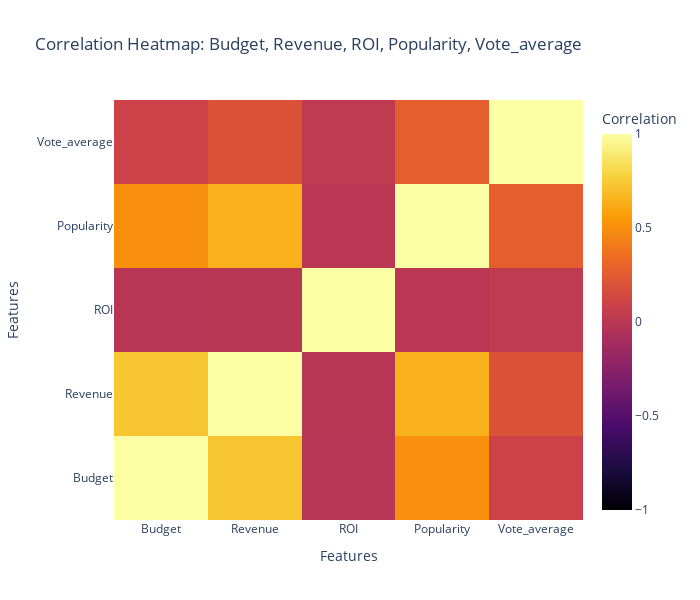

Notebook code cell kept with this figure:
### Markdown cell above
**H3.3 Multi-Feature Correlation**

**Objective:** 

Understand how Budget, Revenue, ROI, Popularity, and Vote_average relate to each other

**Strong Positive Correlations:**
- Budget and Revenue: Higher budgets are associated with higher revenue
- Popularity and Vote_average: Movies with higher audience approval tend to be more popular.

**Weak or Negative Correlations:**
- ROI shows weaker correlation with other metrics, suggesting profitability is influenced by multiple external factors rather than just size or ratings.

**Actionable Insights:**
- Budget remains the strongest predictor of revenue.
- Quality (ratings) and popularity move together
- ROI optimisation requires balancing investment scale with audience and market appeal.

**Visualisation:**
- Plotly Heatmap chosen for its interactivity, allowing users to hover and view correlation values.
- Useful for stakeholder exploration of relationships between financial and audience-based features.

### Code cell
# =============================================================================
# H3.3 Visualisation of Correlation Matrix (Plotly Heatmap)
# Correlation Matrix Budget, Revenue, ROI, Popularity, Vote_average
# =============================================================================
# Select relevant columns and compute correlation matrix
cols = ['Budget', 'Revenue', 'ROI', 'Popularity', 'Vote_average']
corr_matrix = df[cols].corr()

# Create Plotly heatmap
fig = go.Figure(
    data=go.Heatmap(
        z=corr_matrix.values,
        x=corr_matrix.columns,
        y=corr_matrix.index,
        colorscale='Inferno',
        colorbar=dict(title='Correlation'),
        zmin=-1, zmax=1,
        text=corr_matrix.round(2).astype(str),
        hoverinfo='text'
    )
)

fig.update_layout(
    title='Correlation Heatmap: Budget, Revenue, ROI, Popularity, Vote_average',
    xaxis_title='Features',
    yaxis_title='Features',
    width=700,
    height=600
)

fig.show()

### Figure 1 — Plotly figure (JSON) as saved in the notebook; plotly's stock layout.template omitted (floating-point values rounded to 4 significant figures)
{"data": [{"colorbar": {"title": {"text": "Correlation"}}, "colorscale": [[0, "#000004"], [0.1111, "#1b0c41"], [0.2222, "#4a0c6b"], [0.3333, "#781c6d"], [0.4444, "#a52c60"], [0.5556, "#cf4446"], [0.6667, "#ed6925"], [0.7778, "#fb9b06"], [0.8889, "#f7d13d"], [1, "#fcffa4"]], "hoverinfo": "text", "text": [["1.0", "0.73", "-0.02", "0.51", "0.09"], ["0.73", "1.0", "-0.01", "0.64", "0.2"], ["-0.02", "-0.01", "1.0", "0.0", "0.03"], ["0.51", "0.64", "0.0", "1.0", "0.27"], ["0.09", "0.2", "0.03", "0.27", "1.0"]], "type": "heatmap", "x": ["Budget", "Revenue", "ROI", "Popularity", "Vote_average"], "y": ["Budget", "Revenue", "ROI", "Popularity", "Vote_average"], "z": [[1, 0.7308, -0.01577, 0.5054, 0.09315], [0.7308, 1, -0.009684, 0.6447, 0.1971], [-0.01577, -0.009684, 1, 0.0002136, 0.02879], [0.5054, 0.6447, 0.0002136, 1, 0.274], [0.09315, 0.1971, 0.02879, 0.274, 1]], "zmax": 1, "zmin": -1}], "layout": {"height": 600, "title": {"text": "Correlation Heatmap: Budget, Revenue, ROI, Popularity, Vote_average"}, "width": 700, "xaxis": {"title": {"text": "Features"}}, "yaxis": {"title": {"text": "Features"}}}}
